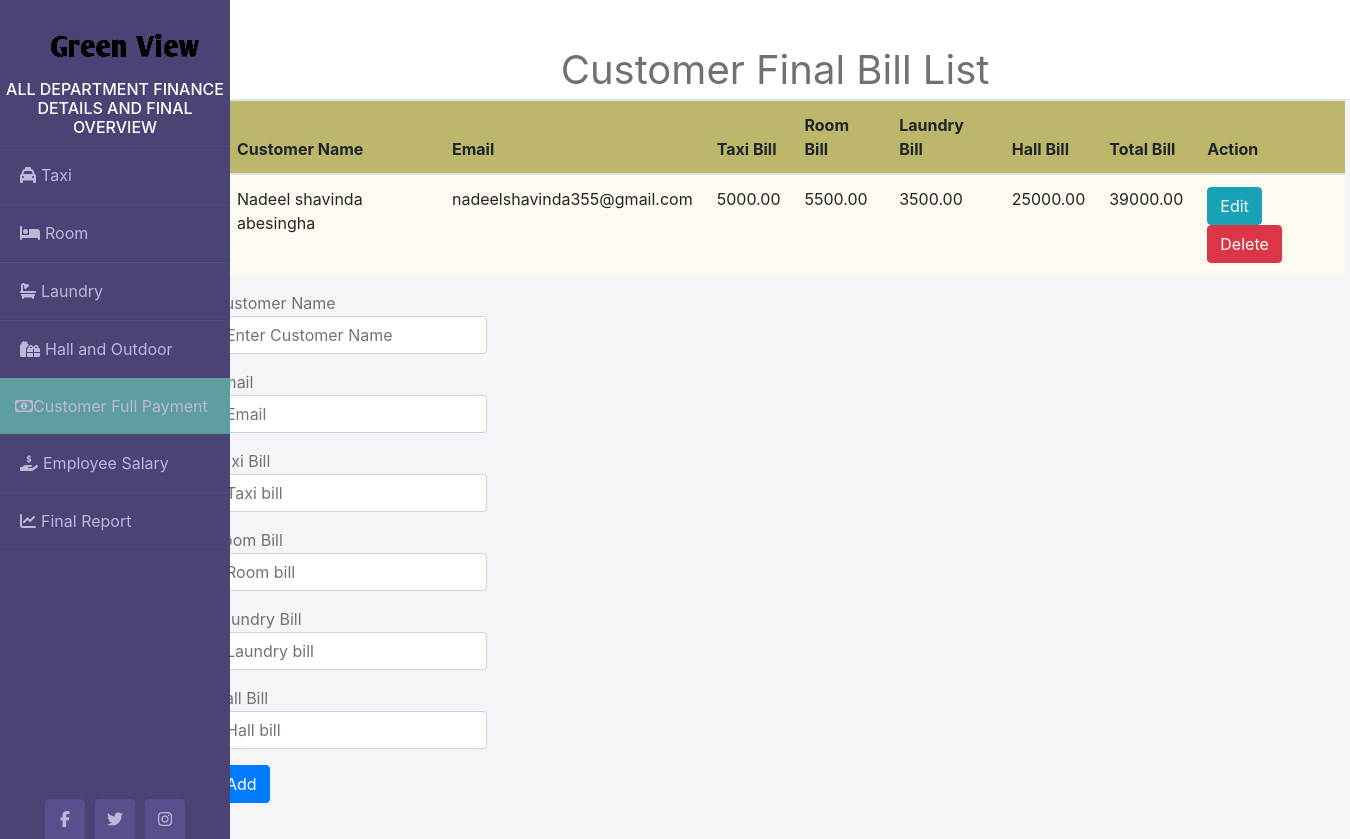
Page /customerBill.php on the committed database.
### tables this page shows
CREATE TABLE `customer_full_payment` (
  `customer_id` int(4) NOT NULL,
  `customer_name` varchar(100) NOT NULL,
  `email` varchar(50) NOT NULL,
  `taxi_income` decimal(10,2) NOT NULL,
  `room_income` decimal(10,2) NOT NULL,
  `laundry_income` decimal(10,2) NOT NULL,
  `hall_outdoor_income` decimal(10,2) NOT NULL,
  `total_bill` decimal(15,2) NOT NULL
);

### Backend/billCustomer.php (called while the page is built, shortened)
<?php
    $update = false;
    $name = '';
    $email = '';
    $tpay = '';
    $rpay = '';
    $lpay = '';
    $hpay = '';
?>

### customerBill.php (the view, shortened to what this page needs)
<!DOCTYPE html>
<html lang="en">
<head>
<link rel="stylesheet" href="https://cdnjs.cloudflare.com/ajax/libs/twitter-bootstrap/4.4.1/css/bootstrap.min.css">
<link rel="stylesheet" href="https://cdnjs.cloudflare.com/ajax/libs/font-awesome/5.13.0/css/all.min.css">
<link rel = "stylesheet" href = "assets/css/styles.css">
</head>
<body>
<div class = "wrapper">
    <div class = "sidebar">
        <img class = "imge" src = "assets/img/logo/logo-img.png">
        <h6>All Department Finance Details and Final Overview</h6>
        <ul>
            <li><a href = "indexTaxi.php"><i class="fas fa-taxi"></i>Taxi</a></li>
            <li><a href = "indexRoom.php"><i class="fas fa-bed"></i>Room</a></li>
            <li><a href = "indexLaundry.php"><i class="fas fa-bath"></i>Laundry</a></li>
            <li><a href = "indexHall.php"><i class="fas fa-gifts"></i>Hall and Outdoor</a></li>
            <li class = "active"><a href = "customerBill.php"><i class="far fa-money-bill-alt"></i>Customer Full Payment</a></li>
            <li><a href = "indexEmployee.php"><i class="fas fa-hand-holding-usd"></i>Employee Salary</a></li>
            <li><a href = "indexFinal.php"><i class="fas fa-chart-line"></i>Final Report</a></li>
        </ul>
        <div class="social_media">
            <a href="https://www.facebook.com"><i class="fab fa-facebook-f"></i></a>
            <a href="https://www.twitter.com"><i class="fab fa-twitter"></i></a>
            <a href="https://www.instagram.com"><i class="fab fa-instagram"></i></a>
        </div>
    </div>
    <div class="main_content">
        <div class = "header">Customer Final Bill List</div>
        <?php require_once 'Backend/billCustomer.php'; ?>
        <div class ="container">
        <?php
            $mysqli = new mysqli('localhost','root','','greenview') or die(mysqli_error($mysqli));
            $result = $mysqli->query("SELECT * FROM customer_full_payment") or die($mysqli->error);
        ?>
            <div class = "row justify-content-center">
                <div class = "tab">
                <table class="table">
                    <thead>
                        <tr class = "trow">
                            <th>Customer Name</th>
                            <th>Email</th>
                            <th>Taxi Bill</th>
                            <th>Room Bill</th>
                            <th>Laundry Bill</th>
                            <th>Hall Bill</th>
                            <th>Total Bill</th>
                            <th colspan = "2">Action</th>
                        </tr>
                    </thead>
                    <?php
                        while($row = $result->fetch_assoc()): ?>
                            <tr>
                                <td><?php echo $row['customer_name']; ?></td>
                                <td><?php echo $row['email']; ?></td>
                                <td><?php echo $row['taxi_income']; ?></td>
                                <td><?php echo $row['room_income']; ?></td>
                                <td><?php echo $row['laundry_income']; ?></td>
                                <td><?php echo $row['hall_outdoor_income']; ?></td>
                                <td><?php echo $row['total_bill']; ?></td>
                                <td>
                                    <a href = "customerBill.php?edit=<?php echo $row['customer_id']; ?>"
                                    class = "btn btn-info">Edit</a>
                                    <a href = "customerBill.php?delete=<?php echo $row['customer_id']; ?>"
                                    class = "btn btn-danger">Delete</a>
                                </td>
                            </tr>
                        <?php endwhile; ?>
                </table>
                        </div>
            </div>
            <div class = "row justify-content-center">
                <div class = "info">
                    <form action="" method = "POST" name = "form1">
                        <div class="form-group">
                            <lable>Customer Name</lable>
                            <input type="text" name = "customer_name"
                            value ="<?php echo $name; ?>" class = "form-control" placeholder = "Enter Customer Name" required>
                        </div>
                        <div class="form-group">
                            <lable>Email</lable>
                            <input type="text" name = "email" value ="<?php echo $email; ?>"
                            class = "form-control" placeholder = "Email" pattern = "[^ @]*@[^ @]*" required>
                        </div>
                        <div class="form-group">
                            <lable>Taxi Bill</lable>
                            <input type="number" name = "taxi_income" value ="<?php echo $tpay; ?>"
                            class = "form-control" placeholder = "Taxi bill" required>
                        </div>
                        <div class="form-group">
                            <lable>Room Bill</lable>
                            <input type="number" name = "room_income" value ="<?php echo $rpay; ?>"
                            class = "form-control" placeholder = "Room bill" required>
                        </div>
                        <div class="form-group">
                            <lable>Laundry Bill</lable>
                            <input type="number" name = "laundry_income" value ="<?php echo $lpay; ?>"
                            class = "form-control" placeholder = "Laundry bill" required>
                        </div>
                        <div class="form-group">
                            <lable>Hall Bill</lable>
                            <input type="number" name = "hall_outdoor_income" value ="<?php echo $hpay; ?>"
                            class = "form-control" placeholder = "Hall bill" required>
                        </div>
                        <div class="form-group">
                            <?php
                            if($update == true):
                            ?>
                                <button type = "submit" class = "btn btn-info" name = "update">Update</button>
                            <?php else: ?>
                                <button type = "submit" name = "add" class = "btn btn-primary">Add</button>
                            <?php endif; ?>
                        </div>
                    </form>
                </div>
                </div>
            </div>
    </div>
</div>
</body>
</html>

### assets/css/styles.css (style rules this page uses)
* { margin: 0; padding: 0; box-sizing: border-box; list-style: none; text-decoration: none; }
body { background: #f3f5f9; }
.wrapper { display: flex; position: relative; }
.wrapper .sidebar { position: fixed; width: 230px; height: 100%; background: #4b4276; padding: 30px 0; }
.wrapper .sidebar h6 { color: #fff; text-transform: uppercase; text-align: center; margin-top: 20px; }
.wrapper .sidebar ul li { padding: 15px; border-bottom: 1px solid rgba(0, 0, 0, 0.05); border-top: 1px solid rgba(225, 225, 225, 0.05); }
.wrapper .sidebar ul li a { color: #bdb8d7; display: block; }
.wrapper .sidebar ul li a .fas { widows: 25px; padding: 5px; }
.wrapper .sidebar .social_media { position: absolute; bottom: 0; left: 50%; transform: translate(-50%); display: flex; }
.wrapper .sidebar .social_media a { display: block; width: 40px; background: #594f8d; height: 40px; line-height: 40px; text-align: center; margin: 0 5px; color: #bdb8d7; border-top-right-radius: 5px; border-top-left-radius: 5px; }
.wrapper .main_content { width: 100%; margin-left: 200px; }
.wrapper .main_content .header { padding: 40px; background:#fff; color: #717171; height: 100px; font-size: 40px; text-align:center; border-bottom: 1px solid #e0e4e8; }
.info { color: #717171; line-height: 25px; margin-bottom: 20px; margin-right: 850px; }
.active { background-color: cadetblue; }
.imge { margin-left: 50px; }
.trow { background-position: center; text-align: left; background-color: darkkhaki; }
td { text-align: left; background-color: floralwhite; }
.tab { width: 2500px; margin-left: 20px; }

### rows in the picture
customer_full_payment: customer_name "Nadeel shavinda abesingha", email "nadeelshavinda355@gmail.com", taxi_income "5000.00", room_income "5500.00", laundry_income "3500.00", hall_outdoor_income "25000.00", total_bill "39000.00"
